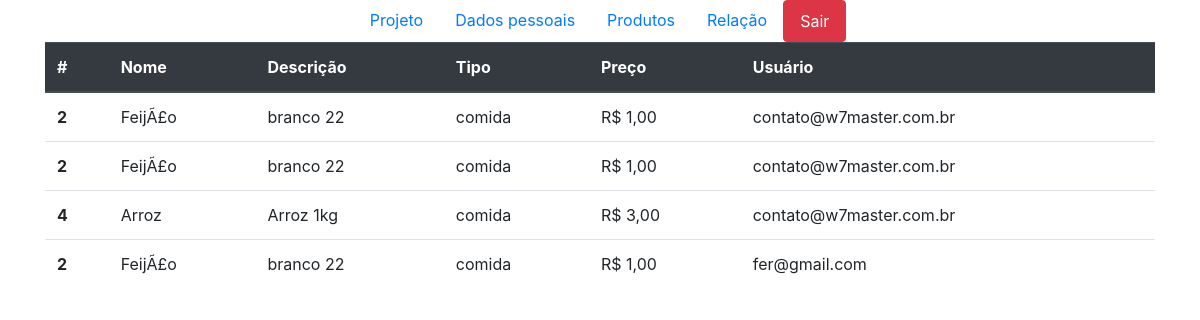
Page /projeto/index.php?pagina=produto_usuario (signed in) on the committed database.
### tables this page shows
CREATE TABLE `usuario` (
  `id` int(11) NOT NULL AUTO_INCREMENT,
  `username` varchar(50) NOT NULL,
  `nome` varchar(150) NOT NULL,
  `senha` varchar(255) NOT NULL,
  `data_criacao` datetime NOT NULL DEFAULT CURRENT_TIMESTAMP,
  `ultimo_login` datetime DEFAULT NULL,
  `email` varchar(200) DEFAULT NULL,
  PRIMARY KEY (`id`)
);

CREATE TABLE `produto` (
  `id` int(11) NOT NULL AUTO_INCREMENT,
  `nome` varchar(500) NOT NULL,
  `descricao` varchar(500) NOT NULL,
  `tipo` varchar(50) NOT NULL,
  `preco` decimal(5,2) NOT NULL,
  PRIMARY KEY (`id`)
);

### projeto/index.php (called while the page is built, shortened)
<?php
require_once ('./cabecalho.php');
$paginas = [
'login',
'registro',
'home',
'dados_pessoais',
'sair',
'produtos',
'cadastrar_produto',
'editar_produto',
'deletar_produto',
'comprar_produto',
'produto_usuario'
];
if (isset($_GET['pagina']) && in_array($_GET['pagina'],$paginas)){
$pagina = $_GET['pagina'];
}else{
    $pagina = 'login';
}
require_once ("./paginas/{$pagina}.php");
require_once ('./rodape.php');

### projeto/acoes/produto_usuario.php (called while the page is built, shortened)
<?php
function buscarRelacao($conexao)
{
    $buscar = "SELECT p.id,p.nome,p.descricao,p.tipo,p.preco,u.username FROM usuario u " .
    "INNER JOIN produto_usuario pu ON u.id = pu.usuario_id " .
    "INNER JOIN produto p ON p.id = pu.produto_id";
    $stmt = mysqli_stmt_init($conexao);
    if (mysqli_stmt_prepare($stmt, $buscar)) {
        mysqli_stmt_execute($stmt);
        return mysqli_stmt_get_result($stmt);
    }
    return false;
}

### projeto/paginas/produto_usuario.php (the view)
<?php
    require_once('./acoes/produto_usuario.php');
    $dados = buscarRelacao($conexao);
?>
<div class="container">
    <table class="table">
        <thead class="thead-dark">
            <tr>
                <th scope="col">#</th>
                <th scope="col">Nome</th>
                <th scope="col">Descrição</th>
                <th scope="col">Tipo</th>
                <th scope="col">Preço</th>
                <th scope="col">Usuário</th>
            </tr>
        </thead>
        <tbody>
            <?php while ($dado = mysqli_fetch_assoc($dados)) : ?>
                <tr>
                    <th scope="row"><?= $dado['id'] ?></th>
                    <td><?= $dado['nome'] ?></td>
                    <td><?= $dado['descricao'] ?></td>
                    <td><?= $dado['tipo'] ?></td>
                    <td>R$ <?= number_format($dado['preco'], 2, ',', '.'); ?></td>
                    <td><?= $dado['username'] ?></td>
                </tr>
            <?php endwhile; ?>
        </tbody>
    </table>
</div>

### projeto/cabecalho.php (shortened to what this page needs)
<!doctype html>
<html lang="en">
  <head>
    <link rel="stylesheet" href="lib/bootstrap-4.4.1-dist/css/bootstrap.min.css">
  </head>
  <body>
  <?php if(isset($_SESSION['logado']) && $_SESSION['logado'] === true): ?>
    <ul class="nav justify-content-center">
      <li class="nav-item">
        <a class="nav-link active" href="#">Projeto</a>
      </li>
      <li class="nav-item">
        <a class="nav-link" href="?pagina=dados_pessoais">Dados pessoais</a>
      </li>
      <li class="nav-item">
        <a class="nav-link" href="?pagina=produtos">Produtos</a>
      </li>
      <li class="nav-item">
        <a class="nav-link" href="?pagina=produto_usuario">Relação</a>
      </li>
      <li class="nav-item">
        <a class="nav-link btn btn-danger" href="?pagina=sair">Sair</a>
      </li>
    </ul>
  <?php endif; ?>

### projeto/rodape.php
    </body>
</html>

### rows in the picture
usuario: produto.id "2", produto.nome "FeijÃ£o", produto.descricao "branco 22", produto.tipo "comida", produto.preco "1,00", username "contato@w7master.com.br", produto.id "4", produto.nome "Arroz", produto.descricao "Arroz 1kg", produto.preco "3,00"
usuario: produto.id "2", produto.nome "FeijÃ£o", produto.descricao "branco 22", produto.tipo "comida", produto.preco "1,00", username "fer@gmail.com"
